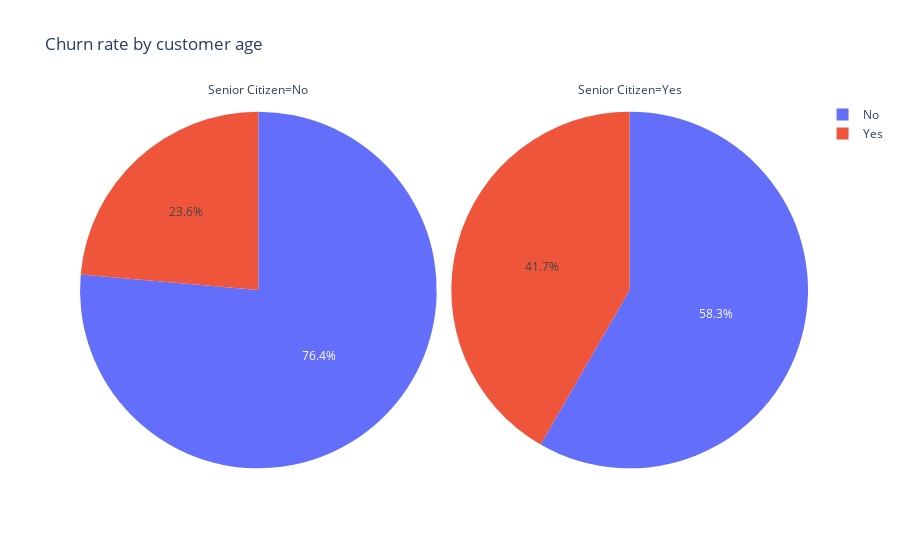

Here is the notebook cell this chart was saved with:
### Markdown cell above
#### 6.2.2 Demographic Analysis: Senior Citizen

### Code cell
fig = px.pie(df.groupby(['Senior Citizen','Churn Label'])['CustomerID'].count().reset_index(), 
            values='CustomerID', 
            names='Churn Label',
            facet_col = 'Senior Citizen',
            color = 'Churn Label',
            title = 'Churn rate by customer age')

fig.show()

### Figure 1 — Plotly figure (JSON) as saved in the notebook; plotly's stock layout.template omitted (floating-point values rounded to 4 significant figures)
{"data": [{"customdata": [["No"], ["Yes"]], "domain": {"x": [0, 0.49], "y": [0, 1]}, "hovertemplate": "Senior Citizen=No<br>Churn Label=%{customdata[0]}<br>CustomerID=%{value}<extra></extra>", "labels": ["No", "Yes"], "legendgroup": "", "marker": {"colors": ["#636efa", "#EF553B"]}, "name": "", "showlegend": true, "type": "pie", "values": [4508, 1393]}, {"customdata": [["No"], ["Yes"]], "domain": {"x": [0.51, 1], "y": [0, 1]}, "hovertemplate": "Senior Citizen=Yes<br>Churn Label=%{customdata[0]}<br>CustomerID=%{value}<extra></extra>", "labels": ["No", "Yes"], "legendgroup": "", "marker": {"colors": ["#636efa", "#EF553B"]}, "name": "", "showlegend": true, "type": "pie", "values": [666, 476]}], "layout": {"annotations": [{"font": {}, "showarrow": false, "text": "Senior Citizen=No", "x": 0.245, "xanchor": "center", "xref": "paper", "y": 1, "yanchor": "bottom", "yref": "paper"}, {"font": {}, "showarrow": false, "text": "Senior Citizen=Yes", "x": 0.755, "xanchor": "center", "xref": "paper", "y": 1, "yanchor": "bottom", "yref": "paper"}], "legend": {"tracegroupgap": 0}, "title": {"text": "Churn rate by customer age"}}}
